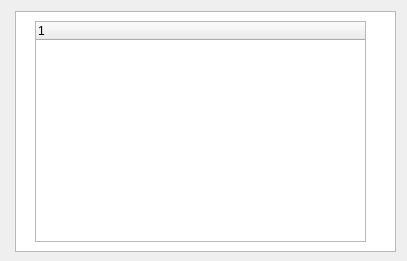
<?xml version="1.0" encoding="UTF-8"?>
<ui version="4.0">
 <class>MainWindow</class>
 <widget class="QMainWindow" name="MainWindow">
  <property name="geometry">
   <rect>
    <x>0</x>
    <y>0</y>
    <width>407</width>
    <height>261</height>
   </rect>
  </property>
  <property name="windowTitle">
   <string>MainWindow</string>
  </property>
  <widget class="QWidget" name="centralwidget">
   <widget class="QTreeView" name="treeView">
    <property name="geometry">
     <rect>
      <x>15</x>
      <y>11</y>
      <width>381</width>
      <height>241</height>
     </rect>
    </property>
   </widget>
   <widget class="QTreeWidget" name="treeWidget">
    <property name="geometry">
     <rect>
      <x>35</x>
      <y>21</y>
      <width>331</width>
      <height>221</height>
     </rect>
    </property>
    <column>
     <property name="text">
      <string notr="true">1</string>
     </property>
    </column>
   </widget>
  </widget>
 </widget>
 <resources/>
 <connections/>
</ui>
